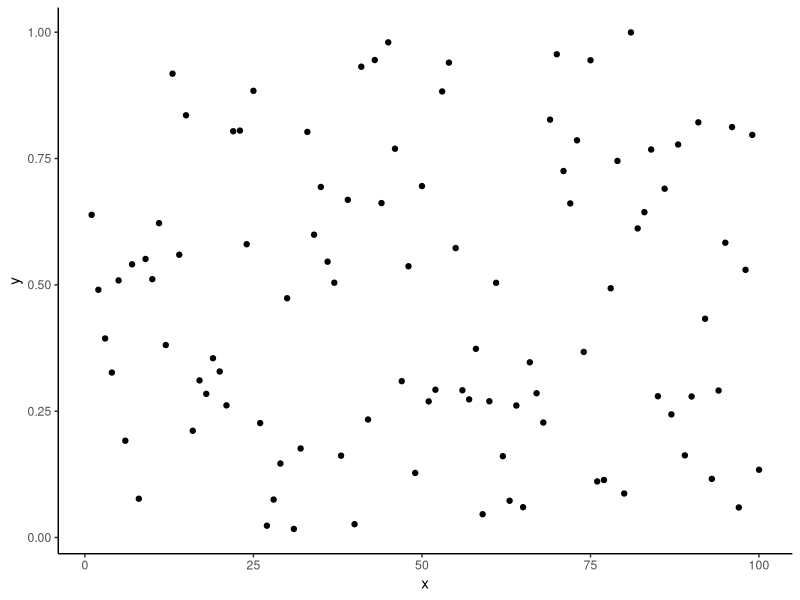

Here is the R script that generated this plot:
## ---- chunk 1
library(ggplot2)
## ---- chunk 2
df <- data.frame(x = seq(1, 100), y = runif(100))
ggplot(df, aes(x, y)) + geom_point() + theme_classic()
